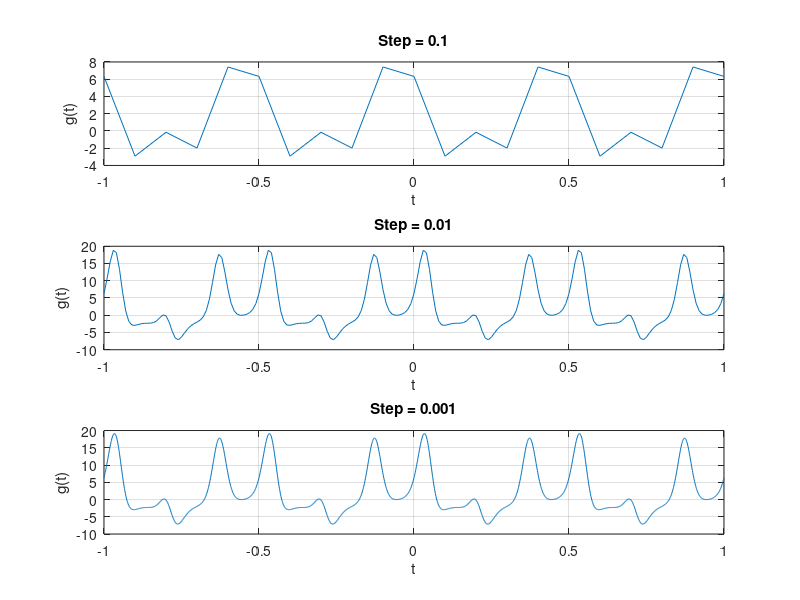

Source code (MATLAB):
%q1

figure;

t1 = -1:0.1:1;
g = 3*pi *sin(8* pi *t1 + 1.3).* cos((4* pi* t1) - 0.8).*exp((sin(12*pi*t1)));
subplot(3, 1, 1);
plot(t1, g);
xlim([-1 1]);
title('Step = 0.1');
xlabel('t'); ylabel('g(t)');
grid on;

t2 = -1:0.01:1;
g = 3*pi *sin(8* pi *t2 + 1.3).* cos((4* pi* t2) - 0.8).*exp((sin(12*pi*t2)));
subplot(3, 1, 2);
plot(t2, g);
xlim([-1 1]);
title('Step = 0.01');
xlabel('t'); ylabel('g(t)');
grid on;

t3=-1:0.001:1;
g = 3*pi *sin(8* pi *t3 + 1.3).* cos((4* pi* t3) - 0.8).*exp((sin(12*pi*t3)));
subplot(3, 1,3);
plot(t3, g);
xlim([-1 1]);
title('Step = 0.001');
xlabel('t'); ylabel('g(t)');
grid on;
